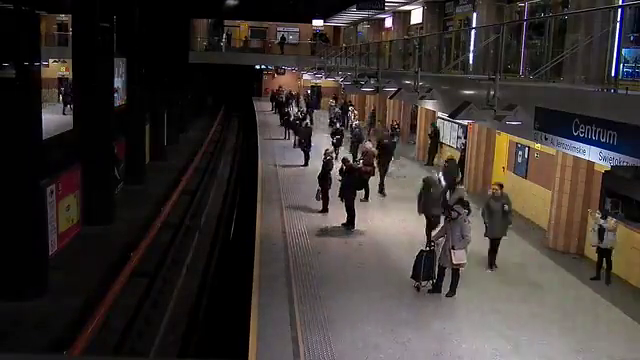
#> input picture frame 38 of m.avi, 640 x 360 px
$ jupyter execute 'Background subtraction.ipynb'
#> lines starting #> are read from the running program, lines starting #| are printed output that depends on the picture; after the words box and inside, x2 and y2 are one past the last pixel; in counts of white or black regions, pixels touching at a corner belong together
# BackgroundSubtractorMOG

It is a Gaussian Mixture-based Background/Foreground Segmentation Algorithm.

It uses a method to model each background pixel by a mixture of K Gaussian distributions (K = 3 to 5). The weights of the mixture represent the time proportions that those colours stay in the scene. The probable background colours are the ones which stay longer and more static.

PS:

1) In openCV 3.X the command has changed from cv2.createBackgroundSubtractorMOG() --> cv2.bgsegm.createBackgroundSubtractorMOG()
The offical docs are not updated yet.

2)Only opencv-contrib-python has createBackgroundSubtractorMOG and few other background subtraction methods not openCV-python

[cell 1]
import numpy as np
import cv2

cap = cv2.VideoCapture('m.avi')

fgbg = cv2.bgsegm.createBackgroundSubtractorMOG()

while(1):
    ret, frame = cap.read()
#> frame is the input picture: shape (360, 640, 3); mean B, G, R 49.3, 52.2, 58.6

    fgmask = fgbg.apply(frame)
#> fgmask: shape (360, 640); every value is 0
    try:
        cv2.imshow('frame',fgmask)
    except:
        pass
    finally:
        k = cv2.waitKey(30) & 0xff
#> (key Esc is pressed here)
        if k == 27:
            break

cap.release()
cv2.destroyAllWindows()

# BackgroundSubtractorMOG2

It is also a Gaussian Mixture-based Background/Foreground Segmentation Algorithm.

One important feature of this algorithm is that it selects the appropriate number of gaussian distribution for each pixel. It provides better adaptibility to varying scenes due illumination changes etc.As in previous case, we have to create a background subtractor object. Here, you have an option of selecting whether shadow to be detected or not. If detectShadows = True

[cell 2]
import numpy as np
import cv2

cap = cv2.VideoCapture('m.avi')

fgbg = cv2.createBackgroundSubtractorMOG2()

while(1):
    ret, frame = cap.read()

    fgmask = fgbg.apply(frame)
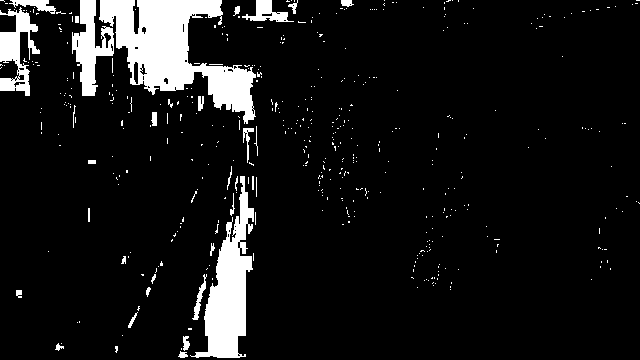
#> fgmask: shape (360, 640); values 127 (black) and 255 (white), 8.7% white; 462 white regions (429 under 20 px), largest, box (x1, y1, x2, y2) and area: (99, 0, 256, 124) 8560, (190, 176, 254, 358) 4756, (72, 0, 114, 96) 1898

    try:
        cv2.imshow('frame',fgmask)
    except:
        pass
    finally:
        k = cv2.waitKey(30) & 0xff
#> (key Esc is pressed here)
        if k == 27:
            break

cap.release()
cv2.destroyAllWindows()

# BackgroundSubtractorGMG

This algorithm combines statistical background image estimation and per-pixel Bayesian segmentation.

[cell 3]
import numpy as np
import cv2

cap = cv2.VideoCapture('m.avi')

kernel = cv2.getStructuringElement(cv2.MORPH_ELLIPSE,(3,3))
fgbg = cv2.bgsegm.createBackgroundSubtractorGMG()

while(1):
    ret, frame = cap.read()

    fgmask = fgbg.apply(frame)


    try:
        fgmask = cv2.morphologyEx(fgmask, cv2.MORPH_OPEN, kernel)
        cv2.imshow('frame',fgmask)
    except:
        pass
    finally:
        k = cv2.waitKey(30) & 0xff
#> (key Esc is pressed here)

$ run again, starting later in the video
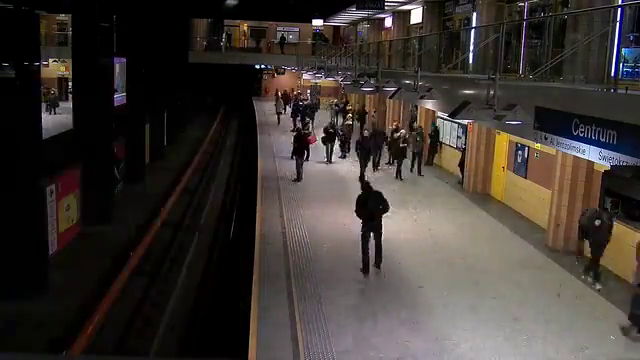
#> input picture frame 171 of m.avi, 640 x 360 px
#> frame is the input picture: shape (360, 640, 3); mean B, G, R 50.4, 54.8, 61.2
#> `fgmask = fgbg.apply(frame)`:
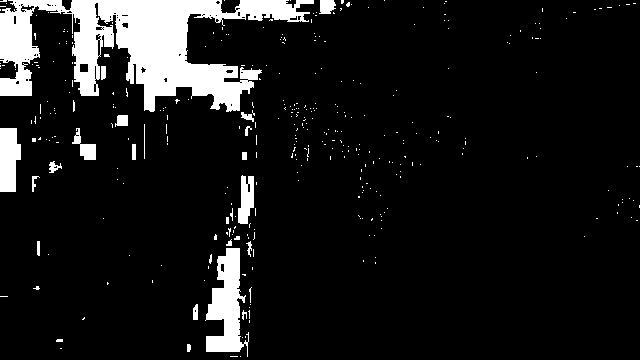
#> fgmask: shape (360, 640); values 127 (black) and 255 (white), 9.7% white; 360 white regions (333 under 20 px), largest, box (x1, y1, x2, y2) and area: (0, 0, 314, 112) 15731, (205, 248, 249, 357) 2584, (0, 128, 21, 192) 1120

$ run again, starting later in the video
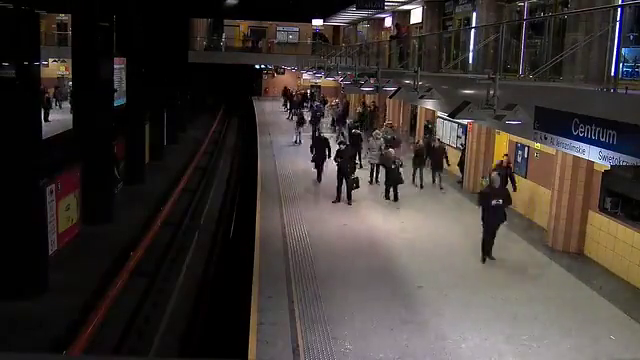
#> input picture frame 305 of m.avi, 640 x 360 px
#> frame is the input picture: shape (360, 640, 3); mean B, G, R 51.9, 55.2, 61.8
#> `fgmask = fgbg.apply(frame)`:
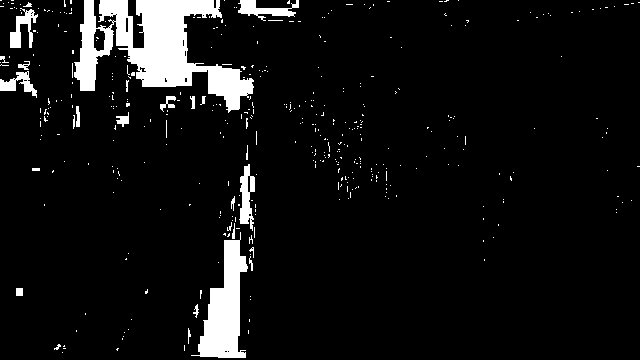
#> fgmask: shape (360, 640); values 127 (black) and 255 (white), 7% white; 412 white regions (386 under 20 px), largest, box (x1, y1, x2, y2) and area: (74, 0, 254, 113) 8889, (191, 232, 248, 358) 3346, (239, 164, 255, 231) 595
